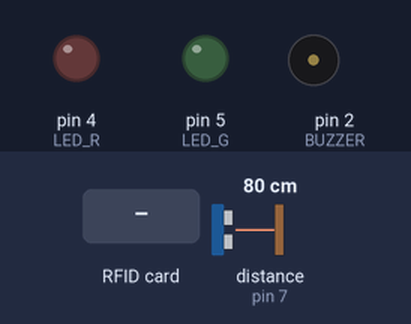
This sketch was run on a simulated Arduino Uno, built with avr-gcc and run on an emulated ATmega328P. Shown: output pins drawn as LEDs (lit = HIGH), buzzer (waves = sounding, pin HIGH). Wiring (inferred from the names in the program): ultrasonic range finder: trigger pin 6; echo pin 7. The test bench sets the inputs (shaded band); at power-on: distance to the obstacle (sensor on pin 7) 80 cm. The echo pulse lasts 58.3 µs per cm; pins used as bus, display or sensor lines are not drawn; what the sketch prints to the serial monitor is not drawn.

Above: at 1.2 s.
1.3 s: distance to the obstacle (sensor on pin 7) set to 2 cm
4.3 s: RFID card C5 64 43 B3 held to the reader
At 6.1 s:
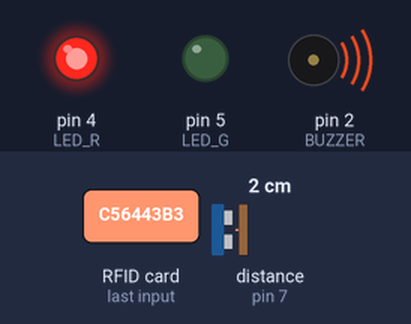
At 8.4 s:
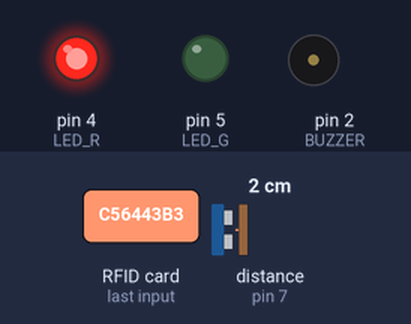
9.5 s: RFID card 5E 7A 19 C4 held to the reader
At 9.9 s:
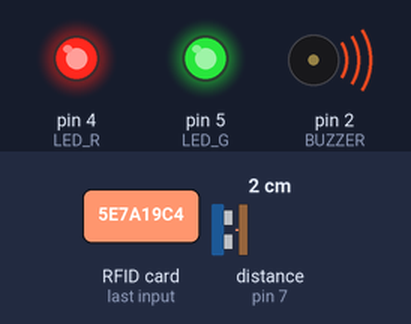
12.5 s: distance to the obstacle (sensor on pin 7) set to 18 cm
Timing chart, 0 to 15.5 s (numbered marks = the images above; inputs shaded):
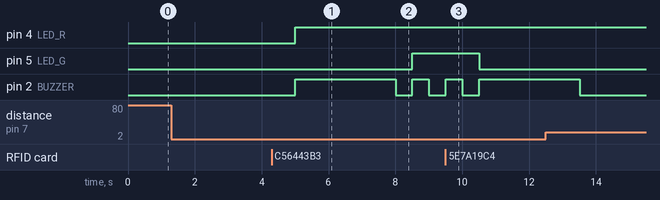

The sketch:

security_lock000.ino
```cpp
//code by KRIMSONkay
#include <arduino-timer.h>
#include <SPI.h>
#include <MFRC522.h>

#define SS_PIN 10
#define RST_PIN 9
#define LED_G 5 //define green LED pin
#define LED_R 4 //define red LED
#define BUZZER 2 //buzzer pin
const int trigPin = 6;
const int echoPin = 7;
float duration, distance;

int prox = 20;
int checkt = 7000;

auto timer = timer_create_default();
MFRC522 mfrc522(SS_PIN, RST_PIN);   // Create MFRC522 instance.


void setup() {
  SPI.begin();          // Initiate  SPI bus
  mfrc522.PCD_Init();   // Initiate MFRC522

  pinMode(trigPin, OUTPUT);
  pinMode(echoPin, INPUT);  //ultrasound

  pinMode(LED_G, OUTPUT);
  digitalWrite(LED_G, LOW);   //green led

  pinMode(LED_R, OUTPUT);
  digitalWrite(LED_R, LOW);   //red led

  pinMode(BUZZER, OUTPUT);
  digitalWrite(BUZZER, LOW);   //buzzer

  timer.at(checkt, intrude);

  Serial.println("Put your card to the reader...");
  Serial.println();
    Serial.begin(600);   // Initiate a serial communication

}

void loop() {
  digitalWrite(trigPin, LOW);
  delayMicroseconds(2);
  digitalWrite(trigPin, HIGH);
  delayMicroseconds(10);
  digitalWrite(trigPin, LOW);

  duration = pulseIn(echoPin, HIGH);
  distance = (duration*.0343)/2;

  Serial.print("Distance: ");
  Serial.println(distance);

   // Look for new cards
  if ( ! mfrc522.PICC_IsNewCardPresent())
  {
    return;
  }
  // Select one of the cards
  if ( ! mfrc522.PICC_ReadCardSerial())
  {
    return;
  }
  //Show UID on serial monitor
  Serial.print("UID tag :");
  String content= "";
  byte letter;
  for (byte i = 0; i < mfrc522.uid.size; i++)
  {
     Serial.print(mfrc522.uid.uidByte[i] < 0x10 ? " 0" : " ");
     Serial.print(mfrc522.uid.uidByte[i], HEX);
     content.concat(String(mfrc522.uid.uidByte[i] < 0x10 ? " 0" : " "));
     content.concat(String(mfrc522.uid.uidByte[i], HEX));
  }
  Serial.println();
  Serial.print("Message : ");
  content.toUpperCase();

  if(distance <= prox)   // main code
  {
    timer.tick(); // tick the timer
    intrude();
    timer.cancel();

    if (content.substring(1) == "C5 64 43 B3") //change here the UID of the card/cards that you want to give access
  {
    allow();
    }

    }
}

void intrude(){
  digitalWrite(LED_R, HIGH);
  digitalWrite(BUZZER, HIGH);
  delay(3000);
  digitalWrite(BUZZER, LOW);
}

void allow(){
  Serial.println("Authorized access");
    Serial.println();
    delay(500);
    digitalWrite(LED_G, HIGH);
    digitalWrite(BUZZER, HIGH);
     delay(500);
     digitalWrite(BUZZER, LOW);
     delay(500);
     digitalWrite(BUZZER, HIGH);
     delay(500);
     digitalWrite(BUZZER, LOW);
     delay(500);
     digitalWrite(LED_G, LOW);


}
```

Measured:
- after the input at 1.3 s, every drawn part: stays the same
- after the input at 4.3 s, pin 4 (LED_R): LOW → HIGH after 0.71 s; pin 5 (LED_G): LOW → HIGH after 4.2 s; pin 2 (BUZZER): LOW → HIGH after 0.71 s, → LOW 3.0 s later, → HIGH 0.50 s later, → LOW 0.50 s later
